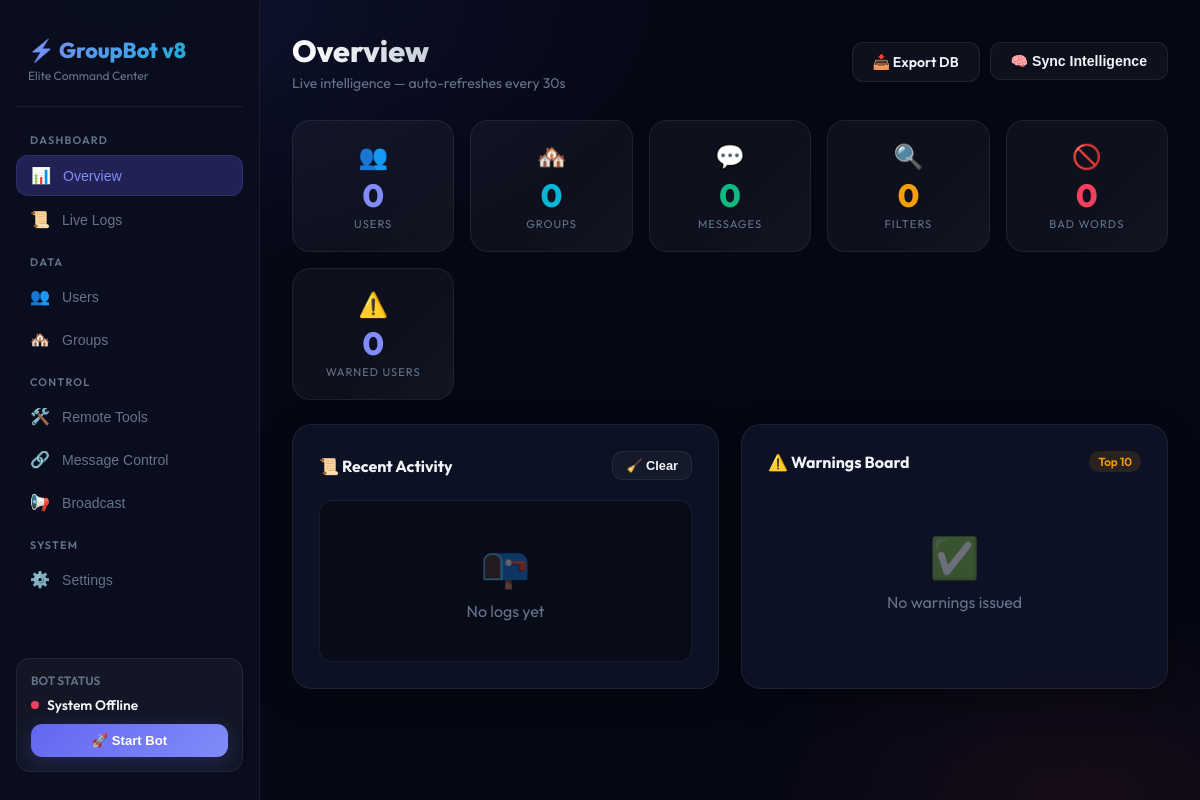
Before: / with the older database file.
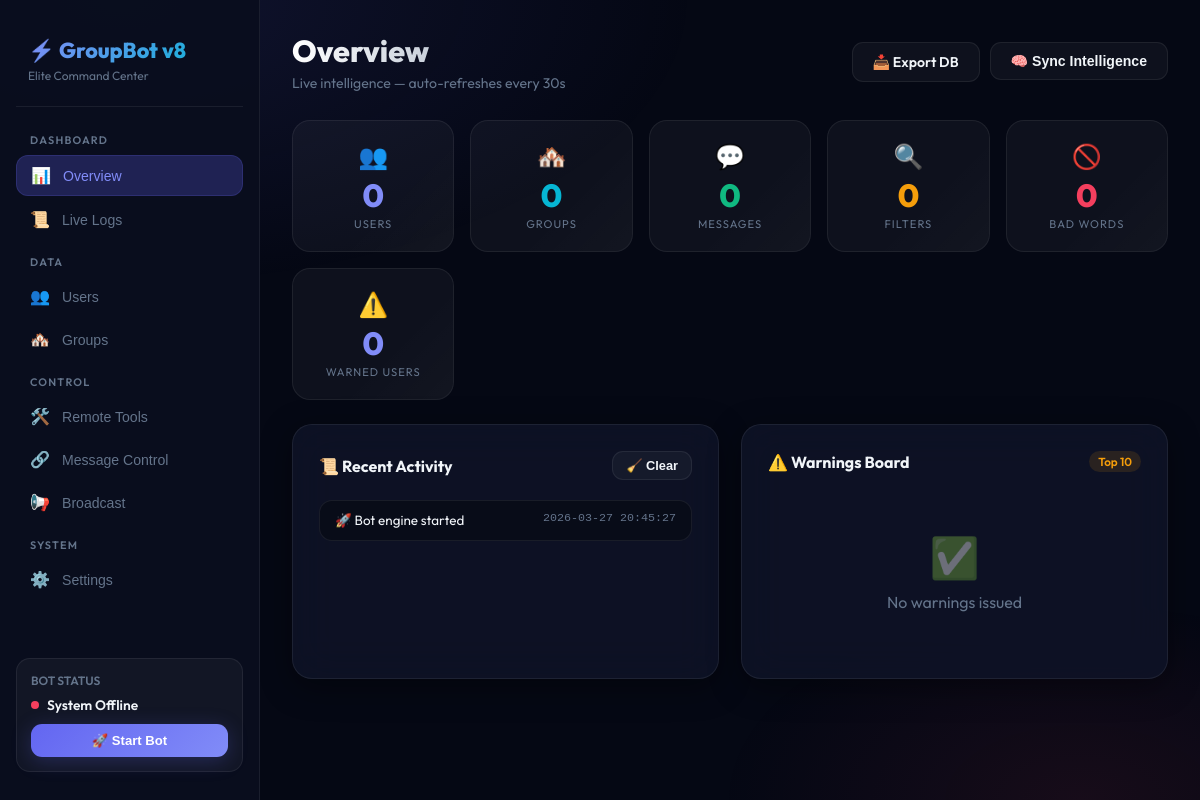
After: the same page with the newer database file.
### tables this page shows
CREATE TABLE logs (
                         id INTEGER PRIMARY KEY AUTOINCREMENT,
                         event TEXT,
                         timestamp DATETIME DEFAULT CURRENT_TIMESTAMP
                       );

### app.py (the view)
@app.get("/", response_class=HTMLResponse)
async def dashboard(request: Request, search: Optional[str] = None):
    config = db.get_config()
    stats  = db.get_all_stats()
    if search:
        users, groups = db.search_items(search)
    else:
        users  = db.get_all_users()
        groups = db.get_all_groups()
    context = {
        "request":        request,
        "config":         config,
        "stats":          stats,
        "users":          users,
        "groups":         groups,
        "search_query":   search,
        "logs":           db.get_recent_logs(50),
        "warnings_board": db.get_warnings_leaderboard(),
    }
    return templates.TemplateResponse(request=request, name="dashboard.html", context=context)

### templates/dashboard.html (shortened to what this page needs)
<!DOCTYPE html>
<html lang="en">
<head>
</head>
<body>
<div class="layout">
  <nav class="sidebar">
    <div class="sidebar-logo">
      <h1>⚡ GroupBot v8</h1>
      <span>Elite Command Center</span>
    </div>
    <div class="nav-section">Dashboard</div>
    <button class="nav-item active" onclick="showSection('overview')" id="nav-overview"><span class="nav-icon">📊</span>Overview</button>
    <button class="nav-item" onclick="showSection('logs')" id="nav-logs"><span class="nav-icon">📜</span>Live Logs</button>
    <div class="nav-section">Data</div>
    <button class="nav-item" onclick="showSection('users')" id="nav-users"><span class="nav-icon">👥</span>Users</button>
    <button class="nav-item" onclick="showSection('groups')" id="nav-groups"><span class="nav-icon">🏘️</span>Groups</button>
    <div class="nav-section">Control</div>
    <button class="nav-item" onclick="showSection('tools')" id="nav-tools"><span class="nav-icon">🛠️</span>Remote Tools</button>
    <button class="nav-item" onclick="showSection('msglink')" id="nav-msglink"><span class="nav-icon">🔗</span>Message Control</button>
    <button class="nav-item" onclick="showSection('broadcast')" id="nav-broadcast"><span class="nav-icon">📢</span>Broadcast</button>
    <div class="nav-section">System</div>
    <button class="nav-item" onclick="showSection('settings')" id="nav-settings"><span class="nav-icon">⚙️</span>Settings</button>
    <div class="sidebar-status">
      <div style="font-size:0.75rem;color:var(--text-muted);font-weight:600;margin-bottom:8px;">BOT STATUS</div>
      <div style="display:flex;align-items:center;font-size:0.86rem;font-weight:600;" id="sidebarStatus">
        {% if config.is_running %}
          <span class="status-dot online"></span>System Online
        {% else %}
          <span class="status-dot offline"></span>System Offline
        {% endif %}
      </div>
      <div style="margin-top:10px;">
        <form action="/api/toggle" method="POST">
          <button type="submit" class="btn btn-full {% if config.is_running %}btn-danger{% else %}btn-primary{% endif %}" style="font-size:0.82rem;padding:9px;">
            {% if config.is_running %}🛑 Stop Bot{% else %}🚀 Start Bot{% endif %}
          </button>
        </form>
      </div>
    </div>
  </nav>
  <main class="main">
    <section class="section active" id="section-overview">
      <div class="page-header">
        <div>
          <div class="page-title">Overview</div>
          <div class="page-subtitle">Live intelligence — auto-refreshes every 30s</div>
        </div>
        <div style="display:flex;gap:10px;flex-wrap:wrap;">
          <a href="/api/download_db" class="btn btn-ghost">📥 Export DB</a>
          <form action="/api/sync_data" method="POST" style="margin:0;">
            <button type="submit" class="btn btn-ghost">🧠 Sync Intelligence</button>
          </form>
        </div>
      </div>
      <div class="stats-grid">
        <div class="stat-card"><div class="s-icon">👥</div><div class="s-val" id="stat-users">{{ stats.total_users }}</div><div class="s-lbl">Users</div></div>
        <div class="stat-card c-cyan"><div class="s-icon">🏘️</div><div class="s-val" id="stat-groups">{{ stats.total_groups }}</div><div class="s-lbl">Groups</div></div>
        <div class="stat-card c-green"><div class="s-icon">💬</div><div class="s-val" id="stat-messages">{{ stats.total_messages }}</div><div class="s-lbl">Messages</div></div>
        <div class="stat-card c-yellow"><div class="s-icon">🔍</div><div class="s-val" id="stat-filters">{{ stats.total_filters }}</div><div class="s-lbl">Filters</div></div>
        <div class="stat-card c-red"><div class="s-icon">🚫</div><div class="s-val" id="stat-badwords">{{ stats.total_bad_words }}</div><div class="s-lbl">Bad Words</div></div>
        <div class="stat-card"><div class="s-icon">⚠️</div><div class="s-val" id="stat-warned">{{ stats.total_warned_users }}</div><div class="s-lbl">Warned Users</div></div>
      </div>
      <div class="grid-2">
        <div class="card">
          <div class="card-header">
            <div class="card-title">📜 Recent Activity</div>
            <form action="/api/clear_logs" method="POST" style="margin:0;">
              <button type="submit" class="btn btn-ghost btn-sm" onclick="return confirm('Clear all logs?')">🧹 Clear</button>
            </form>
          </div>
          <div class="log-box" id="liveLogBox">
            {% if logs %}
              {% for log in logs %}
              <div class="log-entry"><span class="log-text">{{ log.event }}</span><span class="log-time">{{ log.timestamp }}</span></div>
              {% endfor %}
            {% else %}
              <div class="empty"><div class="e-icon">📭</div>No logs yet</div>
            {% endif %}
          </div>
        </div>
        <div class="card">
          <div class="card-header">
            <div class="card-title">⚠️ Warnings Board</div>
            <span class="badge badge-warning">Top 10</span>
          </div>
          {% if warnings_board %}
          <div class="table-wrap">
            <table>
              <thead><tr><th>User</th><th>ID</th><th>Warns</th><th></th></tr></thead>
              <tbody>
              {% for w in warnings_board %}
              <tr>
                <td style="font-weight:600;">{{ w.name }}</td>
                <td><code>{{ w.user_id }}</code></td>
                <td>
                  <span class="badge {% if w.warnings >= 3 %}badge-danger{% elif w.warnings == 2 %}badge-warning{% else %}badge-primary{% endif %}">{{ w.warnings }}/3</span>
                  <div class="warn-bar-bg"><div class="warn-bar-fill" style="width:{{ (w.warnings/3*100)|int }}%"></div></div>
                </td>
                <td>
                  <form action="/api/reset_warnings" method="POST" style="margin:0;">
                    <input type="hidden" name="user_id" value="{{ w.user_id }}">
                    <button class="btn btn-ghost btn-icon btn-sm" title="Reset">↺</button>
                  </form>
                </td>
              </tr>
              {% endfor %}
              </tbody>
            </table>
          </div>
          {% else %}
          <div class="empty"><div class="e-icon">✅</div>No warnings issued</div>
          {% endif %}
        </div>
      </div>
    </section>
  </main>
</div>
</body>
</html>

Changed rows visible on the page:
added logs: event "🚀 Bot engine started", timestamp "2026-03-27 20:45:27"
Other visible differences:
text no longer shown: "📭 No logs yet"
